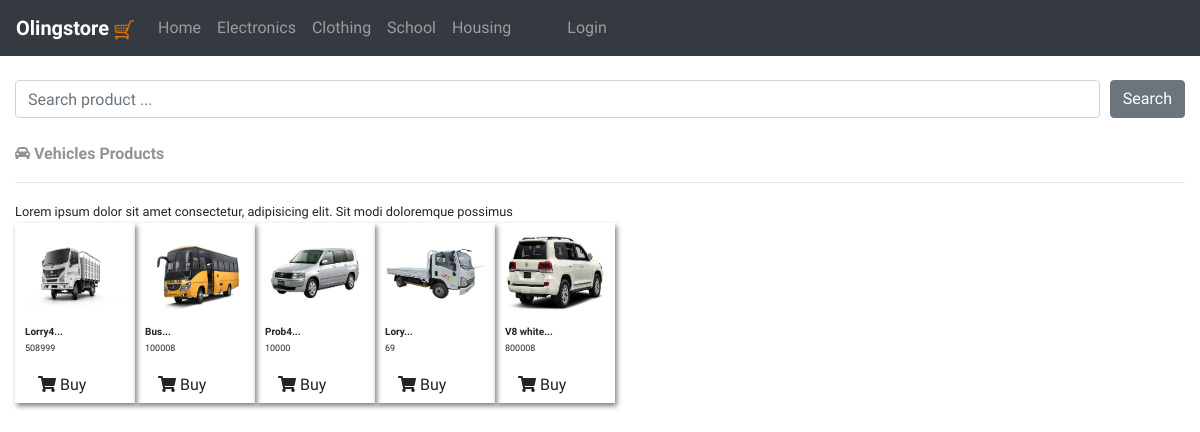
/vehicles/, run on the app's committed database.
### myaccount/models.py (models this page shows, shortened)
class Products(models.Model):
    product_name=models.CharField(max_length=255)
    category=models.CharField(max_length=255)
    price=models.CharField(max_length=255)
    address=models.CharField(max_length=255)
    quantity=models.CharField(max_length=255)
    user=models.ForeignKey(User,on_delete=models.CASCADE)
    description=models.TextField()
    date=models.DateTimeField(auto_now_add=True)
    image1=models.ImageField(blank=True,null=True)
    image2=models.ImageField(blank=True,null=True)
    image3=models.ImageField(blank=True,null=True)
    image4=models.ImageField(blank=True,null=True)

### baseapp/views.py (the view)
# urls.py: path('vehicles/',views.VehiclesList.as_view(),name='vehicles'),
class VehiclesList(generic.ListView):
    ordering='-id'
    model=Products
    context_object_name='product'
    queryset=Products.objects.filter(category='Vehicles')
    template_name='baseapp/vehicle.html'

### baseapp/templates/baseapp/vehicle.html (shortened to what this page needs)
{% extends 'baseapp/main.html' %}
{% load static %}
{% block content %}
<div class="container-fluid">
     <form action="">
         <br>
        <div style="display: flex;">
            <input type="search" placeholder="Search product ..." class="form-control"><button class="btn btn-secondary" style="display: inline-block; margin-left: 10px;">Search</button>
        </div>
     </form> <br>
    <div class="row">
      <div class="col-sm-12">
        <p class="pText1"><strong><i class="fas fa-car-alt"></i> Vehicles Products</strong></p>
        <hr>
        <small>Lorem ipsum dolor sit amet consectetur, adipisicing elit. Sit modi doloremque possimus </small>
        <div style="display: flex; width: 100%;flex-wrap: wrap;">
            {% for p in product %}
            <div style="padding-right: 10px;  width: 120px;height: 180px;padding-bottom: 30px;box-shadow: 2px 3px 5px gray;">
                <div  style=" width: 100%; height: 50%;padding-left: 10px;">
                    <img src="{% if p.image1 %}{{p.image1.url}}{% else %}{% if p.image2 %}{{p.image2.url}}{% else %}{% if p.image3 %}{{p.image3.url}}{% else %}{% if p.image4 %}{{p.image4.url}}{% else %}{% static 'images/avatar.png' %} {% endif %}{% endif %}{% endif %}{% endif %}" alt="" width="100px" height="90" style="margin-top: 5px;" class="rounded">
                    <font style="font-size: 10px;"><strong>{{p.product_name|slice:13}}...</strong></font><br>
                    <font style="float: left; margin-right: 10px; font-size: 9px;">{{p.price}}</font><br>
                   <a href="{% url 'productdetail' p.id %}"><button class="btn btn-ouhjsecondary"><i class="fas fa-shopping-cart"></i> Buy</button></a>
                </div>
            </div>
            {% endfor %}
        </div>
    </div>
{% endblock content %}

### static/css/styles.css (style rules this page uses)
* { margin: 0; padding: 0; font-family: 'Rajdhani', sans-serif; font-family: 'Spartan', sans-serif; }
body { scroll-behavior: smooth; }
.pText1 { font-family: sans-serif; color: rgb(146, 147, 150); }

### data on the page
Products: image1 (picture), product_name "Lorry4", price "508999"
Products: image1 (picture), product_name "Bus", price "100008"
Products: image1 (picture), product_name "Prob4", price "10000"
Products: image1 (picture), product_name "Lory", price "69"
Products: image1 (picture), product_name "V8 white", price "800008"
